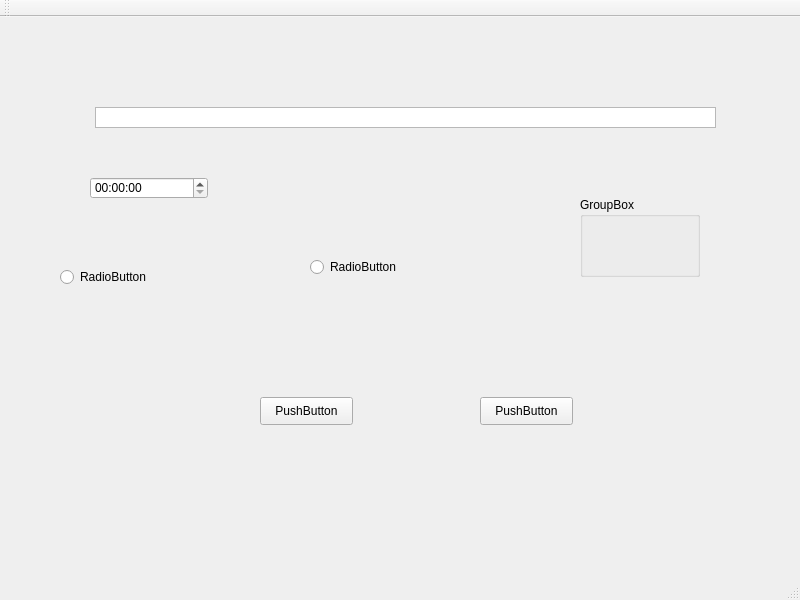
<?xml version="1.0" encoding="UTF-8"?>
<ui version="4.0">
 <class>MainWindow</class>
 <widget class="QMainWindow" name="MainWindow">
  <property name="geometry">
   <rect>
    <x>0</x>
    <y>0</y>
    <width>800</width>
    <height>600</height>
   </rect>
  </property>
  <property name="windowTitle">
   <string>MainWindow</string>
  </property>
  <widget class="QWidget" name="centralwidget">
   <widget class="QPushButton" name="pushButton">
    <property name="geometry">
     <rect>
      <x>260</x>
      <y>380</y>
      <width>93</width>
      <height>28</height>
     </rect>
    </property>
    <property name="text">
     <string>PushButton</string>
    </property>
   </widget>
   <widget class="QPushButton" name="pushButton_2">
    <property name="geometry">
     <rect>
      <x>480</x>
      <y>380</y>
      <width>93</width>
      <height>28</height>
     </rect>
    </property>
    <property name="text">
     <string>PushButton</string>
    </property>
   </widget>
   <widget class="QListView" name="listView">
    <property name="geometry">
     <rect>
      <x>95</x>
      <y>90</y>
      <width>621</width>
      <height>21</height>
     </rect>
    </property>
   </widget>
   <widget class="QRadioButton" name="radioButton">
    <property name="geometry">
     <rect>
      <x>60</x>
      <y>250</y>
      <width>95</width>
      <height>20</height>
     </rect>
    </property>
    <property name="text">
     <string>RadioButton</string>
    </property>
   </widget>
   <widget class="QRadioButton" name="radioButton_2">
    <property name="geometry">
     <rect>
      <x>310</x>
      <y>240</y>
      <width>95</width>
      <height>20</height>
     </rect>
    </property>
    <property name="text">
     <string>RadioButton</string>
    </property>
   </widget>
   <widget class="QGroupBox" name="groupBox">
    <property name="geometry">
     <rect>
      <x>580</x>
      <y>180</y>
      <width>120</width>
      <height>80</height>
     </rect>
    </property>
    <property name="title">
     <string>GroupBox</string>
    </property>
   </widget>
   <widget class="QTimeEdit" name="timeEdit">
    <property name="geometry">
     <rect>
      <x>90</x>
      <y>160</y>
      <width>118</width>
      <height>22</height>
     </rect>
    </property>
   </widget>
  </widget>
  <widget class="QMenuBar" name="menubar">
   <property name="geometry">
    <rect>
     <x>0</x>
     <y>0</y>
     <width>800</width>
     <height>26</height>
    </rect>
   </property>
  </widget>
  <widget class="QStatusBar" name="statusbar"/>
  <widget class="QToolBar" name="toolBar">
   <property name="windowTitle">
    <string>toolBar</string>
   </property>
   <attribute name="toolBarArea">
    <enum>TopToolBarArea</enum>
   </attribute>
   <attribute name="toolBarBreak">
    <bool>false</bool>
   </attribute>
  </widget>
 </widget>
 <resources/>
 <connections/>
</ui>
